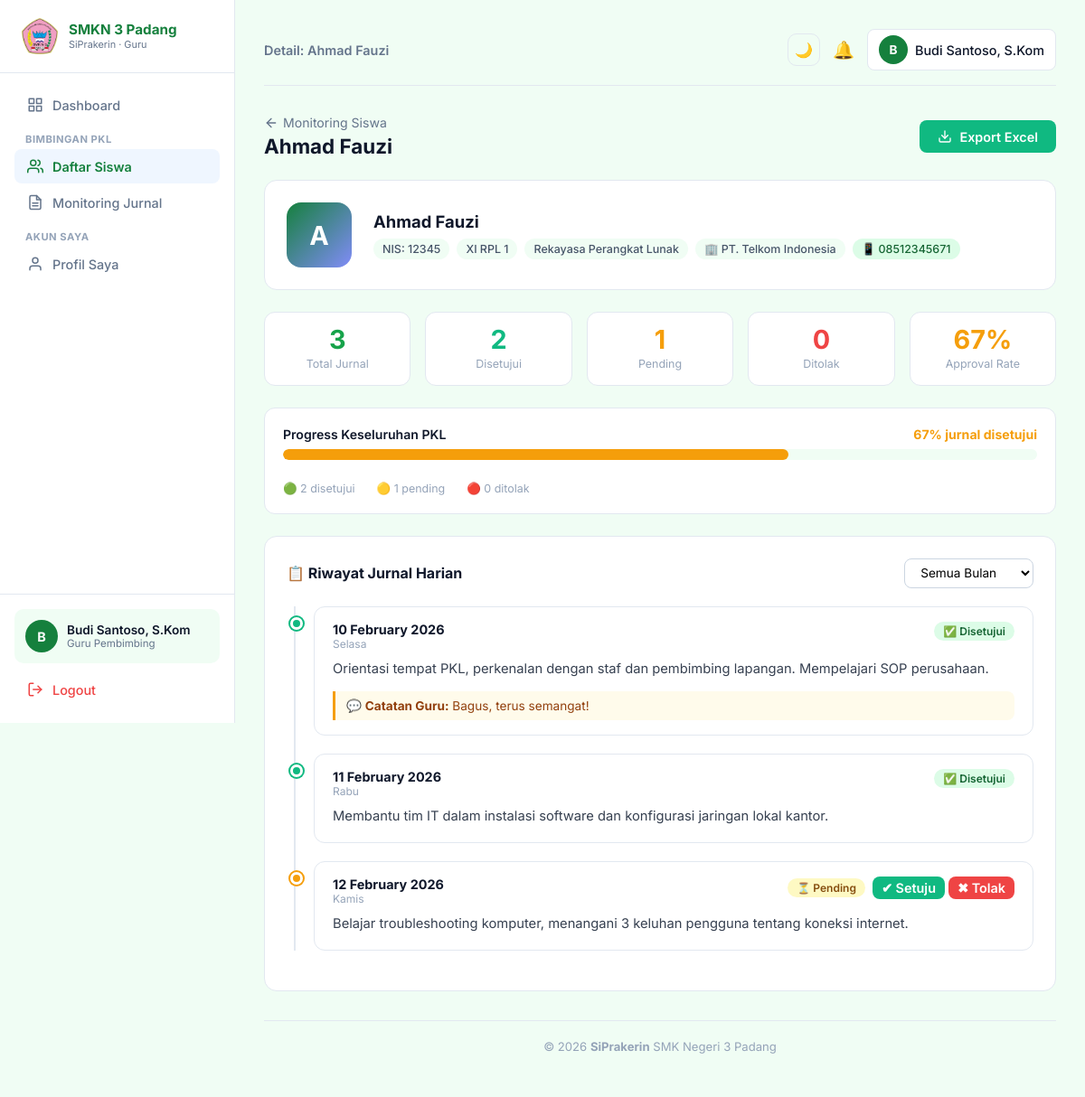
Screenshot of /guru/monitoring/detail_siswa.php?id=1 (signed in) with the database file from the repository.
### tables this page shows
CREATE TABLE `siswa` (
  `id` int(11) NOT NULL AUTO_INCREMENT,
  `user_id` int(11) NOT NULL,
  `nis` varchar(20) NOT NULL,
  `nisn` varchar(20) DEFAULT NULL,
  `kelas` varchar(20) NOT NULL,
  `jurusan` varchar(50) DEFAULT NULL,
  `guru_id` int(11) DEFAULT NULL,
  `tempat_pkl_id` int(11) DEFAULT NULL,
   
  `jenis_kelamin` enum('pria','wanita') DEFAULT NULL,
  `tempat_lahir` varchar(100) DEFAULT NULL,
  `tanggal_lahir` date DEFAULT NULL,
  `alamat` text DEFAULT NULL,
  `no_hp` varchar(20) DEFAULT NULL,
  `email` varchar(100) DEFAULT NULL,
  `foto` varchar(255) DEFAULT NULL,
   
  `nama_ayah` varchar(100) DEFAULT NULL,
  `alamat_ortu` text DEFAULT NULL,
  `no_hp_ortu` varchar(20) DEFAULT NULL,
  PRIMARY KEY (`id`),
  KEY `user_id` (`user_id`),
  KEY `tempat_pkl_id` (`tempat_pkl_id`),
  KEY `guru_id` (`guru_id`),
  CONSTRAINT `siswa_ibfk_1` FOREIGN KEY (`user_id`)       REFERENCES `users` (`id`)      ON DELETE CASCADE,
  CONSTRAINT `siswa_ibfk_2` FOREIGN KEY (`tempat_pkl_id`) REFERENCES `tempat_pkl` (`id`) ON DELETE SET NULL,
  CONSTRAINT `siswa_ibfk_3` FOREIGN KEY (`guru_id`)       REFERENCES `guru` (`id`)       ON DELETE SET NULL
);

CREATE TABLE `users` (
  `id` int(11) NOT NULL AUTO_INCREMENT,
  `nama` varchar(100) NOT NULL,
  `username` varchar(50) NOT NULL,
  `password` varchar(255) NOT NULL,
  `role` enum('admin','siswa','guru') NOT NULL,
  `created_at` timestamp NOT NULL DEFAULT current_timestamp(),
  PRIMARY KEY (`id`),
  UNIQUE KEY `username` (`username`)
);

CREATE TABLE `tempat_pkl` (
  `id` int(11) NOT NULL AUTO_INCREMENT,
  `nama_tempat` varchar(150) NOT NULL,
  `alamat` text DEFAULT NULL,
  `pembimbing_lapangan` varchar(100) DEFAULT NULL,
  `no_hp` varchar(20) DEFAULT NULL,
  `kuota` int(11) DEFAULT 0,
  `created_at` timestamp NOT NULL DEFAULT current_timestamp(),
  PRIMARY KEY (`id`)
);

CREATE TABLE `jurnal` (
  `id` int(11) NOT NULL AUTO_INCREMENT,
  `siswa_id` int(11) NOT NULL,
  `tanggal` date NOT NULL,
  `kegiatan` text NOT NULL,
  `status` enum('pending','disetujui','ditolak') DEFAULT 'pending',
  `catatan_guru` text DEFAULT NULL,
  `created_at` timestamp NOT NULL DEFAULT current_timestamp(),
  PRIMARY KEY (`id`),
  KEY `siswa_id` (`siswa_id`),
  CONSTRAINT `jurnal_ibfk_1` FOREIGN KEY (`siswa_id`) REFERENCES `siswa` (`id`) ON DELETE CASCADE
);

### guru/monitoring/detail_siswa.php (the view, shortened to what this page needs)
<?php
require '../../config/database.php';
$siswa_id = (int)($_GET['id'] ?? 0);
$stmtS = mysqli_prepare($conn, "
    SELECT s.*, u.nama, u.username,
           tp.nama_tempat, tp.pembimbing_lapangan, tp.no_hp as hp_tempat
    FROM siswa s
    JOIN users u ON s.user_id = u.id
    LEFT JOIN tempat_pkl tp ON s.tempat_pkl_id = tp.id
    WHERE s.id = ?
");
mysqli_stmt_bind_param($stmtS, "i", $siswa_id);
mysqli_stmt_execute($stmtS);
$siswa = mysqli_fetch_assoc(mysqli_stmt_get_result($stmtS));
$filter_bulan = $_GET['bulan'] ?? '';
$where_bulan  = $filter_bulan ? "AND DATE_FORMAT(j.tanggal,'%Y-%m') = ?" : '';
$sql_j = "
    SELECT * FROM jurnal
    WHERE siswa_id = ? $where_bulan
    ORDER BY tanggal ASC
";
$stmtJ = mysqli_prepare($conn, $sql_j);
if ($filter_bulan) {
    mysqli_stmt_bind_param($stmtJ, "is", $siswa_id, $filter_bulan);
} else {
    mysqli_stmt_bind_param($stmtJ, "i", $siswa_id);
}
mysqli_stmt_execute($stmtJ);
$jurnal_list = mysqli_stmt_get_result($stmtJ);
$jurnals = [];
while ($j = mysqli_fetch_assoc($jurnal_list)) $jurnals[] = $j;
$stmtStat = mysqli_prepare($conn, "
    SELECT
        COUNT(*) as total,
        SUM(status='disetujui') as ok,
        SUM(status='pending') as pending,
        SUM(status='ditolak') as tolak,
        MIN(tanggal) as mulai,
        MAX(tanggal) as akhir
    FROM jurnal WHERE siswa_id = ?
");
mysqli_stmt_bind_param($stmtStat, "i", $siswa_id);
mysqli_stmt_execute($stmtStat);
$stat = mysqli_fetch_assoc(mysqli_stmt_get_result($stmtStat));
$pct = $stat['total'] > 0 ? round($stat['ok'] / $stat['total'] * 100) : 0;
$page_title = 'Detail: '.$siswa['nama'];
require '../layout/header.php';
?>
<div class="fade-in">
<div style="display:flex;justify-content:space-between;align-items:center;margin-bottom:1.5rem;">
    <div>
        <a href="index.php" style="color:#64748b;font-size:0.88rem;display:flex;align-items:center;gap:5px;">
            <svg width="16" height="16" viewBox="0 0 24 24" fill="none" stroke="currentColor" stroke-width="2" stroke-linecap="round" stroke-linejoin="round"><path d="M19 12H5"></path><path d="M12 19l-7-7 7-7"></path></svg>
            Monitoring Siswa
        </a>
        <h1 style="font-size:1.4rem;font-weight:700;margin-top:4px;"><?= htmlspecialchars($siswa['nama']) ?></h1>
    </div>
    <a href="rekap_excel.php?siswa_id=<?= $siswa_id ?>" class="btn btn-success">
        <svg width="16" height="16" viewBox="0 0 24 24" fill="none" stroke="currentColor" stroke-width="2" stroke-linecap="round" stroke-linejoin="round"><path d="M21 15v4a2 2 0 0 1-2 2H5a2 2 0 0 1-2-2v-4"></path><polyline points="7 10 12 15 17 10"></polyline><line x1="12" y1="15" x2="12" y2="3"></line></svg>
        Export Excel
    </a>
</div>
<div class="profile-strip">
    <div class="big-avatar">
        <?= strtoupper(substr($siswa['nama'], 0, 1)) ?>
    </div>
    <div style="flex:1;">
        <div style="font-size:1.15rem;font-weight:700;"><?= htmlspecialchars($siswa['nama']) ?></div>
        <div class="info-chips">
            <span class="chip">NIS: <?= $siswa['nis'] ?></span>
            <span class="chip"><?= $siswa['kelas'] ?></span>
            <span class="chip"><?= $siswa['jurusan'] ?? '-' ?></span>
            <?php if ($siswa['nama_tempat']): ?>
            <span class="chip">🏢 <?= htmlspecialchars($siswa['nama_tempat']) ?></span>
            <?php endif; ?>
            <?php if ($siswa['no_hp']): ?>
            <a href="https://wa.me/<?= preg_replace('/^0/','62',$siswa['no_hp']) ?>" target="_blank"
               class="chip" style="background:#dcfce7;color:#166534;text-decoration:none;">
                📱 <?= $siswa['no_hp'] ?>
            </a>
            <?php endif; ?>
        </div>
    </div>
</div>
<div class="stat-row">
    <div class="stat-box">
        <div class="num" style="color:#16a34a;"><?= $stat['total'] ?></div>
        <div class="lbl">Total Jurnal</div>
    </div>
    <div class="stat-box">
        <div class="num" style="color:#10b981;"><?= $stat['ok'] ?></div>
        <div class="lbl">Disetujui</div>
    </div>
    <div class="stat-box">
        <div class="num" style="color:#f59e0b;"><?= $stat['pending'] ?></div>
        <div class="lbl">Pending</div>
    </div>
    <div class="stat-box">
        <div class="num" style="color:#ef4444;"><?= $stat['tolak'] ?></div>
        <div class="lbl">Ditolak</div>
    </div>
    <div class="stat-box">
        <div class="num" style="color:<?= $pct>=80?'#10b981':($pct>=50?'#f59e0b':'#ef4444') ?>;"><?= $pct ?>%</div>
        <div class="lbl">Approval Rate</div>
    </div>
</div>
<?php $bar_color = $pct>=80?'#10b981':($pct>=50?'#f59e0b':'#ef4444'); ?>
<div style="background:white;border-radius:12px;border:1px solid var(--border);padding:1.25rem;margin-bottom:1.5rem;">
    <div style="display:flex;justify-content:space-between;margin-bottom:8px;font-size:0.88rem;">
        <span style="font-weight:600;">Progress Keseluruhan PKL</span>
        <span style="font-weight:700;color:<?= $bar_color ?>;"><?= $pct ?>% jurnal disetujui</span>
    </div>
    <div class="progress-big">
        <div class="progress-big-fill" style="width:<?= $pct ?>%;background:<?= $bar_color ?>;"></div>
    </div>
    <div style="display:flex;gap:1.5rem;font-size:0.78rem;color:#94a3b8;margin-top:6px;">
        <span>🟢 <?= $stat['ok'] ?> disetujui</span>
        <span>🟡 <?= $stat['pending'] ?> pending</span>
        <span>🔴 <?= $stat['tolak'] ?> ditolak</span>
    </div>
</div>
<div style="background:white;border-radius:14px;border:1px solid var(--border);padding:1.5rem;">
    <div class="filter-bar">
        <h3 style="font-size:1rem;font-weight:700;flex:1;">📋 Riwayat Jurnal Harian</h3>
        <form method="GET" style="display:flex;gap:8px;align-items:center;">
            <select name="bulan" class="form-control" style="width:auto;padding:0.4rem 0.8rem;font-size:0.85rem;" onchange="this.form.submit()">
                <option value="">Semua Bulan</option>
            </select>
        </form>
    </div>
    <?php if (empty($jurnals)): ?>
    <div class="empty-state">
        <div style="font-size:2.5rem;margin-bottom:0.75rem;">📭</div>
        <p style="color:#94a3b8;">Belum ada jurnal <?= $filter_bulan ? 'di bulan ini' : 'sama sekali' ?>.</p>
    </div>
    <?php else: ?>
    <div class="timeline">
        <?php foreach ($jurnals as $j):
            $dot_class = $j['status'] === 'disetujui' ? 'ok' : ($j['status'] === 'pending' ? 'pending' : 'tolak');
            $hari_indo = ['Minggu','Senin','Selasa','Rabu','Kamis','Jumat','Sabtu'];
            $nama_hari = $hari_indo[date('w', strtotime($j['tanggal']))];
        ?>
        <div class="tl-item">
            <div class="tl-dot <?= $dot_class ?>"></div>
            <div class="tl-card">
                <div class="tl-header">
                    <div>
                        <div class="tl-date"><?= date('d F Y', strtotime($j['tanggal'])) ?></div>
                        <div class="tl-day"><?= $nama_hari ?></div>
                    </div>
                    <div style="display:flex;align-items:center;gap:8px;">
                        <?php
                        $badge = match($j['status']) {
                            'disetujui' => ['badge-success','✅ Disetujui'],
                            'pending'   => ['badge-warning','⏳ Pending'],
                            'ditolak'   => ['badge-danger', '❌ Ditolak'],
                            default     => ['badge-neutral','?']
                        };
                        ?>
                        <span class="badge <?= $badge[0] ?>"><?= $badge[1] ?></span>
                        <?php if ($j['status'] === 'pending'): ?>
                        <div style="display:flex;gap:4px;">
                            <a href="../jurnal/aksi.php?id=<?= $j['id'] ?>&aksi=setuju"
                               class="btn btn-sm" style="background:#10b981;color:white;padding:4px 10px;"
                               onclick="return confirm('Setujui jurnal ini?')">✔ Setuju</a>
                            <a href="../jurnal/aksi.php?id=<?= $j['id'] ?>&aksi=tolak"
                               class="btn btn-sm" style="background:#ef4444;color:white;padding:4px 10px;"
                               onclick="return confirm('Tolak jurnal ini?')">✖ Tolak</a>
                        </div>
                        <?php endif; ?>
                    </div>
                </div>
                <div class="tl-kegiatan"><?= htmlspecialchars($j['kegiatan']) ?></div>
                <?php if ($j['catatan_guru']): ?>
                <div class="tl-catatan">
                    💬 <strong>Catatan Guru:</strong> <?= htmlspecialchars($j['catatan_guru']) ?>
                </div>
                <?php endif; ?>
            </div>
        </div>
        <?php endforeach; ?>
    </div>
    <?php endif; ?>
</div>
</div>
<?php require '../layout/footer.php'; ?>

### guru/layout/header.php (shortened to what this page needs)
<!DOCTYPE html>
<html lang="id">
<head>
    <link rel="stylesheet" href="../../assets/darkmode.css">
</head>
<body>
<div class="wrapper">
<?php
function guruIsActive($keyword) {
    $url = $_SERVER['REQUEST_URI'];
    return strpos($url, $keyword) !== false ? 'active' : '';
}
?>
<div class="sidebar">
    <div class="sidebar-header">
        <img src="../../assets/images/logo-sekolah.png" alt="SMKN3"
             style="width:40px;height:40px;object-fit:contain;border-radius:8px;flex-shrink:0;"
             onerror="this.style.display='none'">
        <div>
            <div style="font-weight:700;color:var(--primary);font-size:0.95rem;line-height:1.2;">SMKN 3 Padang</div>
            <div style="font-size:0.68rem;color:#64748b;">SiPrakerin · Guru</div>
        </div>
    </div>
    <div class="sidebar-menu">
        <a href="../dashboard/index.php" class="menu-item <?= guruIsActive('dashboard') ?>">
            Dashboard
        </a>
        <div class="menu-label">Bimbingan PKL</div>
        <a href="../monitoring/index.php" class="menu-item <?= guruIsActive('monitoring') ?>">
            Daftar Siswa
        </a>
        <a href="../jurnal/index.php" class="menu-item <?= guruIsActive('/guru/jurnal') ?>">
            Monitoring Jurnal
        </a>
        <div class="menu-label">Akun Saya</div>
        <a href="../profil/index.php" class="menu-item <?= guruIsActive('profil') ?>">
            <svg width="18" height="18" viewBox="0 0 24 24" fill="none" stroke="currentColor" stroke-width="2" stroke-linecap="round" stroke-linejoin="round"><path d="M20 21v-2a4 4 0 0 0-4-4H8a4 4 0 0 0-4 4v2"></path><circle cx="12" cy="7" r="4"></circle></svg>
            Profil Saya
        </a>
    </div>
    <div class="sidebar-footer">
        <div style="background:#f0fdf4;border-radius:10px;padding:12px;margin-bottom:10px;display:flex;align-items:center;gap:10px;">
            <div style="width:36px;height:36px;background:var(--primary);border-radius:50%;display:flex;align-items:center;justify-content:center;color:white;font-weight:700;font-size:0.9rem;flex-shrink:0;">
                <?= substr($_SESSION['nama'] ?? 'G', 0, 1) ?>
            </div>
            <div style="overflow:hidden;">
                <div style="font-weight:600;font-size:0.85rem;white-space:nowrap;overflow:hidden;text-overflow:ellipsis;"><?= htmlspecialchars($_SESSION['nama'] ?? '') ?></div>
                <div style="font-size:0.72rem;color:#64748b;">Guru Pembimbing</div>
            </div>
        </div>
        <a href="../../auth/logout.php" class="menu-item btn-logout" style="color:#ef4444;">
            <svg width="18" height="18" viewBox="0 0 24 24" fill="none" stroke="currentColor" stroke-width="2" stroke-linecap="round" stroke-linejoin="round"><path d="M9 21H5a2 2 0 0 1-2-2V5a2 2 0 0 1 2-2h4"></path><polyline points="16 17 21 12 16 7"></polyline><line x1="21" y1="12" x2="9" y2="12"></line></svg>
            Logout
        </a>
    </div>
</div>
<div class="main-content">
    <div class="topbar">
        <div style="display:flex;align-items:center;gap:10px;">
            <div style="font-weight:600;color:var(--text-muted);font-size:0.9rem;">
                <?= $page_title ?? 'Portal Guru' ?>
            </div>
        </div>
        <div style="display:flex;align-items:center;gap:8px;">
            <button class="dm-toggle" onclick="toggleDarkMode()" title="Mode Gelap">🌙</button>
            <div style="position:relative;" id="notifWrap">
              <button id="notifBtn" onclick="toggleNotif()" style="background:none;border:none;cursor:pointer;padding:6px;border-radius:8px;position:relative;color:#374151;font-size:1.2rem;transition:.15s;" onmouseover="this.style.background='#f1f5f9'" onmouseout="this.style.background='none'">
                🔔
              </button>
            </div>
            <a href="../profil/index.php" style="display:flex;align-items:center;gap:8px;padding:6px 12px;border-radius:8px;border:1px solid var(--border);background:white;">
                <div style="width:32px;height:32px;background:var(--primary);border-radius:50%;display:flex;align-items:center;justify-content:center;color:white;font-weight:700;font-size:0.85rem;">
                    <?= substr($_SESSION['nama'] ?? 'G', 0, 1) ?>
                </div>
                <span style="font-weight:500;font-size:0.9rem;" class="d-none-mobile"><?= htmlspecialchars($_SESSION['nama'] ?? '') ?></span>
            </a>
        </div>
    </div>

### rows the page displays
siswa: user.nama "Detail: Ahmad Fauzi", user.nama "Ahmad Fauzi", user.nama "A", nis "12345", kelas "XI RPL 1", jurusan "Rekayasa Perangkat Lunak", tempat_pkl.nama_tempat "PT. Telkom Indonesia", no_hp "08512345671"
jurnal: tanggal "10 February 2026", tanggal "Selasa", status "✅ Disetujui", kegiatan "Orientasi tempat PKL, perkenalan dengan staf dan pembimbing lapangan. Mempelajari SOP perusahaan.", catatan_guru "Bagus, terus semangat!"
jurnal: tanggal "11 February 2026", tanggal "Rabu", status "✅ Disetujui", kegiatan "Membantu tim IT dalam instalasi software dan konfigurasi jaringan lokal kantor."
jurnal: tanggal "12 February 2026", tanggal "Kamis", status "⏳ Pending", kegiatan "Belajar troubleshooting komputer, menangani 3 keluhan pengguna tentang koneksi internet."

### other values shown
substr($_SESSION['nama'] ?? 'G', 0, 1) "B"
$_SESSION['nama'] "Budi Santoso, S.Kom"
$stat['total'] "3"
$stat['ok'] "2"
$stat['pending'] "1"
$stat['tolak'] "0"
$pct "67"
